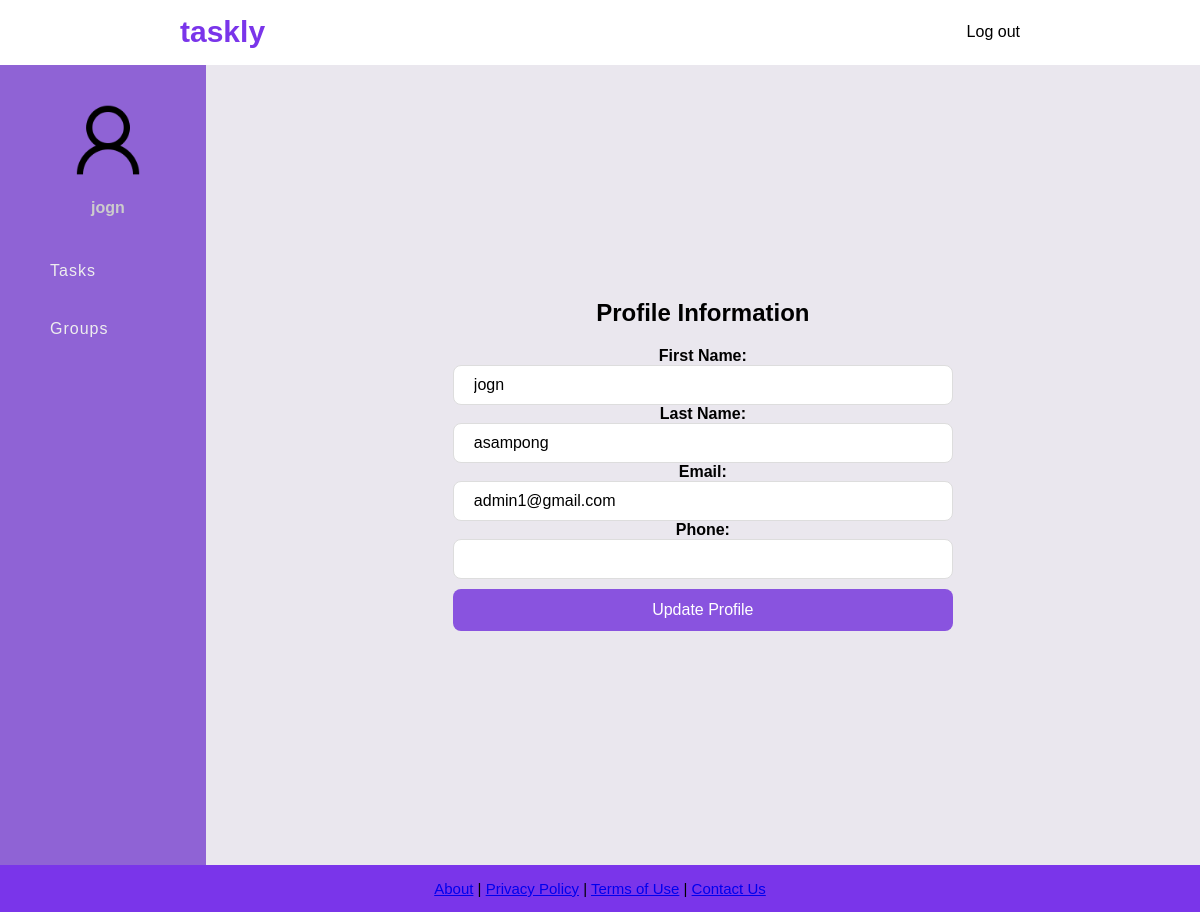
The app's page /profile.php (signed in) with its own data.
### tables this page shows
CREATE TABLE User (
    User_ID INTEGER PRIMARY KEY AUTOINCREMENT,
    User_Fname VARCHAR(100) NOT NULL,
    User_Lname VARCHAR(100) NOT NULL,
    User_Email VARCHAR(255) NOT NULL UNIQUE,
    User_TelNo VARCHAR(20) NOT NULL,
    User_Password VARCHAR(255) NOT NULL,
    User_Role VARCHAR(50) NOT NULL
);

### profile.php (the view, shortened to what this page needs)
<?php
include 'db.php';
$userId = $_SESSION['User_ID'];
$stmt = $conn->prepare("SELECT * FROM User WHERE User_ID = :id");
$stmt->execute(['id' => $userId]);
$user = $stmt->fetch(PDO::FETCH_ASSOC);
?>
<!DOCTYPE html>
<html lang="en">
<head>
    <link rel="stylesheet" href="css/global.css">
</head>
<body>
<header class="navbar">
    <a href="dashboard.php" class="navbar_title2"><h1>taskly</h1></a>
    <a href="logout.php" class="navbar-index">Log out</a>
</header>
<div class="container">
    <nav class="sidebar">
        <div class="user-profile">
            <a href="profile.php"><img src="images/Sample_User_Icon.png" alt="User"></a>
            <h4><?= htmlspecialchars($user['User_Fname']) ?></h4>
        </div>
        <ul>
            <li><a href="tasks.php"><span>Tasks</span></a></li>
            <li><a href="groups.php"><span>Groups</span></a></li>
        </ul>
    </nav>
    <section class="main-content">
        <div class="profile-page_content">
            <h2>Profile Information</h2>
            <div class="profile-page_section">
            <form method="POST" class="profile-page_form">
                <label class="profile-page__label">First Name:</label>
                <input type="text" name="first_name" class="profile-page__input" value="<?= htmlspecialchars($user['User_Fname']) ?>" required>
                <label class="profile-page__label">Last Name:</label>
                <input type="text" name="last_name" class="profile-page__input" value="<?= htmlspecialchars($user['User_Lname']) ?>" required>
                <label class="profile-page__label">Email:</label>
                <input type="email" name="email" class="profile-page__input" value="<?= htmlspecialchars($user['User_Email']) ?>" required>
                <label class="profile-page__label">Phone:</label>
                <input type="text" name="phone" class="profile-page__input" value="<?= htmlspecialchars($user['User_TelNo']) ?>">
                <button type="submit" class="btn btn--update">Update Profile</button>
            </form>
            </div>
        </div>
    </section>
</div>
<footer class="footer">
    <p class="footer__text">
        <a href="#">About</a> | <a href="#">Privacy Policy</a> |
        <a href="#">Terms of Use</a> | <a href="#">Contact Us</a>
    </p>
</footer>
</body>
</html>

### css/global.css (style rules this page uses)
* { padding: 0; margin: 0; box-sizing: border-box; font-family: Arial, sans-serif; }
body { display: flex; flex-direction: column; min-height: 100vh; }
.navbar { color: black; display: flex; justify-content: space-between; align-items: center; padding: 15px 180px; margin-bottom: 1px; }
.navbar_title2 { font-size: 15px; font-weight: bold; color: #7a35ea; text-decoration: none; }
.navbar-index { text-decoration: none; color: black; font-size: 16px; transition: color 0.3s ease; }
.btn { padding: 12px 18px; border: none; border-radius: 8px; font-size: 16px; cursor: pointer; transition: background-color 0.3s ease; width: 100%; }
.container { display: flex; }
.sidebar { width: 250px; min-height: 100vh; background-color: #8f63d5; }
.sidebar ul { margin-top: 20px; list-style: none; }
.sidebar ul li { font-size: 16px; padding: 20px 0px; padding-left: 50px; transition: 500ms background; }
.sidebar ul li a { text-decoration: none; color: #eee; cursor: pointer; letter-spacing: 1px; }
.user-profile { text-align: center; padding-left: 10px; padding-top: 25px; }
.user-profile img { width: 100px; border-radius: 50%; }
.user-profile h4 { color: #ccc; padding: 5px 0; }
.main-content { width: 100%; background-color: #eae7ee; background-size: cover; background-position: center; display: flex; justify-content: center; align-items: center; text-align: center; flex-direction: column; padding: 20px; }
.profile-page_section { width: 100%; max-width: 500px; margin-top: 20px; }
.profile-page__label { font-weight: bold; margin-bottom: 5px; }
.profile-page__input { padding: 10px 20px; border: 1px solid #ddd; border-radius: 8px; font-size: 16px; width: 100%; }
.btn--update { padding: 12px; background-color: #8953df; color: white; border: none; border-radius: 8px; font-size: 16px; transition: background-color 0.3s; margin-top: 10px; }
.footer p { font-size: 15px; text-align: center; }
.footer { background-color: #7a35ea; text-align: center; padding: 15px; width: 100%; margin-top: auto; }

### records on screen
user: User_Fname "jogn", first_name "jogn", last_name "asampong", email "admin1@gmail.com"
